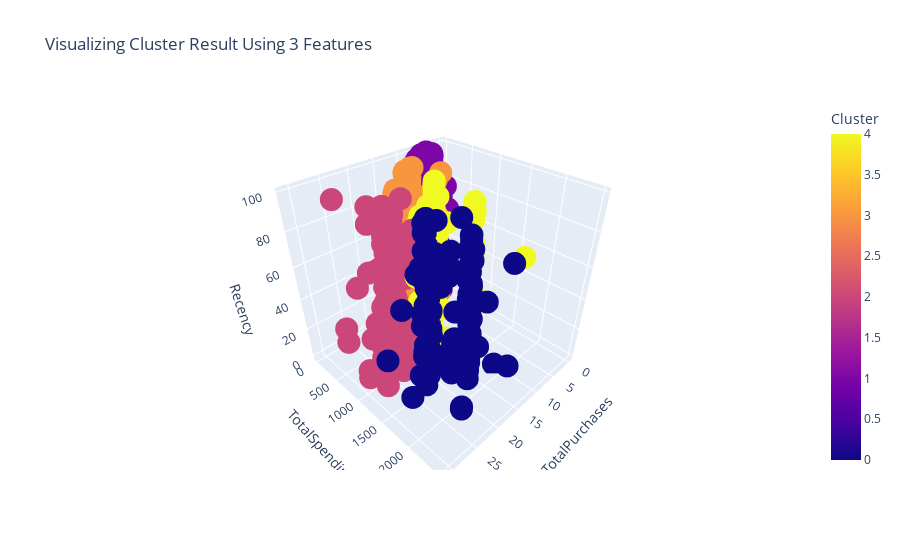

Source (notebook cell):
### Code cell
fig = px.scatter_3d(data_frame=new_full_data, x="NumTotalPurchases", 
                    y="TotalSpending", z="Recency", color="Cluster", height=550,
                title = "Visualizing Cluster Result Using 3 Features")
fig.show()

### Figure 1 — Plotly figure (JSON) as saved in the notebook; plotly's stock layout.template omitted (floating-point values rounded to 4 significant figures; data arrays with more than 128 entries replaced by an {"elided": "..."} marker saying what was removed)
{"data": [{"hovertemplate": "NumTotalPurchases=%{x}<br>TotalSpending=%{y}<br>Recency=%{z}<br>Cluster=%{marker.color}<extra></extra>", "legendgroup": "", "marker": {"color": {"elided": "1137 int values"}, "coloraxis": "coloraxis", "symbol": "circle"}, "mode": "markers", "name": "", "scene": "scene", "showlegend": false, "type": "scatter3d", "x": {"elided": "1137 int values"}, "y": {"elided": "1137 int values"}, "z": {"elided": "1137 int values"}}], "layout": {"coloraxis": {"colorbar": {"title": {"text": "Cluster"}}, "colorscale": [[0, "#0d0887"], [0.1111, "#46039f"], [0.2222, "#7201a8"], [0.3333, "#9c179e"], [0.4444, "#bd3786"], [0.5556, "#d8576b"], [0.6667, "#ed7953"], [0.7778, "#fb9f3a"], [0.8889, "#fdca26"], [1, "#f0f921"]]}, "height": 550, "legend": {"tracegroupgap": 0}, "scene": {"domain": {"x": [0, 1], "y": [0, 1]}, "xaxis": {"title": {"text": "NumTotalPurchases"}}, "yaxis": {"title": {"text": "TotalSpending"}}, "zaxis": {"title": {"text": "Recency"}}}, "title": {"text": "Visualizing Cluster Result Using 3 Features"}}}
